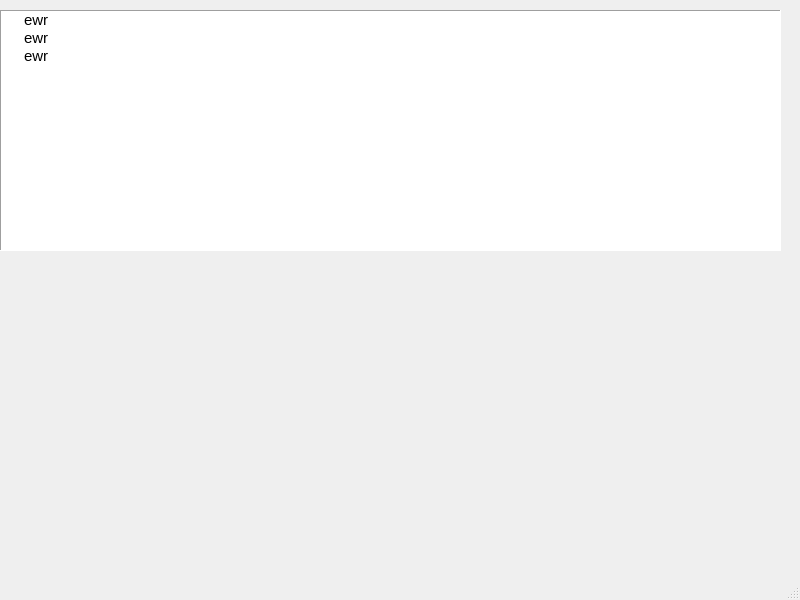
<?xml version="1.0" encoding="UTF-8"?>
<ui version="4.0">
 <class>packetd</class>
 <widget class="QMainWindow" name="packetd">
  <property name="geometry">
   <rect>
    <x>0</x>
    <y>0</y>
    <width>800</width>
    <height>600</height>
   </rect>
  </property>
  <property name="windowTitle">
   <string>MainWindow</string>
  </property>
  <widget class="QWidget" name="centralwidget">
   <widget class="QTreeWidget" name="treeWidget">
    <property name="geometry">
     <rect>
      <x>0</x>
      <y>10</y>
      <width>781</width>
      <height>241</height>
     </rect>
    </property>
    <property name="font">
     <font>
      <pointsize>11</pointsize>
     </font>
    </property>
    <property name="frameShape">
     <enum>QFrame::Panel</enum>
    </property>
    <property name="frameShadow">
     <enum>QFrame::Sunken</enum>
    </property>
    <property name="iconSize">
     <size>
      <width>10</width>
      <height>10</height>
     </size>
    </property>
    <property name="rootIsDecorated">
     <bool>true</bool>
    </property>
    <property name="animated">
     <bool>true</bool>
    </property>
    <property name="headerHidden">
     <bool>true</bool>
    </property>
    <attribute name="headerVisible">
     <bool>false</bool>
    </attribute>
    <attribute name="headerCascadingSectionResizes">
     <bool>true</bool>
    </attribute>
    <attribute name="headerHighlightSections">
     <bool>true</bool>
    </attribute>
    <attribute name="headerStretchLastSection">
     <bool>true</bool>
    </attribute>
    <column>
     <property name="text">
      <string/>
     </property>
    </column>
    <item>
     <property name="text">
      <string>ewr</string>
     </property>
    </item>
    <item>
     <property name="text">
      <string>ewr</string>
     </property>
    </item>
    <item>
     <property name="text">
      <string>ewr</string>
     </property>
    </item>
   </widget>
  </widget>
  <widget class="QMenuBar" name="menubar">
   <property name="geometry">
    <rect>
     <x>0</x>
     <y>0</y>
     <width>800</width>
     <height>19</height>
    </rect>
   </property>
  </widget>
  <widget class="QStatusBar" name="statusbar"/>
 </widget>
 <resources/>
 <connections/>
</ui>
